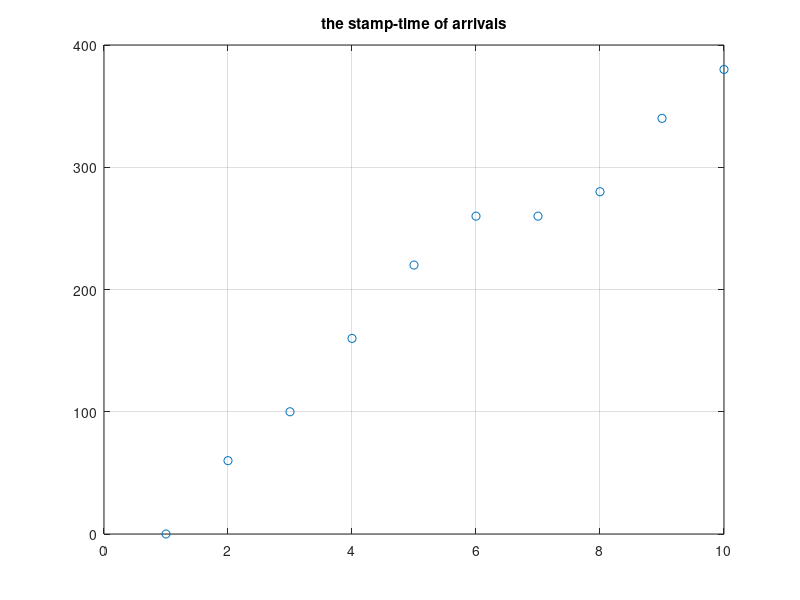
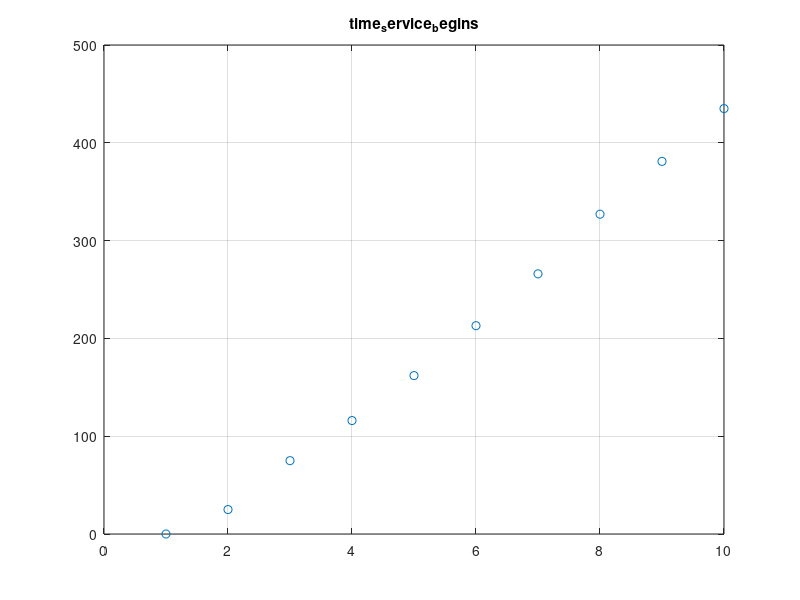

The MATLAB source for these figures, in order: (Note: this script raises an error after producing the figures.)

clear all
close all
clc
%%%%%%%%%%%%%%%%%%
Num_customers=10;

interarrivals=[];
for kk=1:Num_customers-1
    a=rand(1);
    if a<=0.23
        deltaT=0;
    elseif a<=0.23+0.37
        deltaT=20;
    elseif a<=0.23+0.37+0.28
        deltaT=40;
    else
        deltaT=60;
    end
    interarrivals=[interarrivals,deltaT];
end
%%%%%%
% figure,histogram(interarrivals)
% figure,h=histogram(interarrivals,'Normalization','probability')
% h.Values
%%%%%%%%
arrivalTimes=[0,cumsum(interarrivals)]; % here we get the stamp-time of arrivals
figure,plot(arrivalTimes,'o'),grid on
title('the stamp-time of arrivals')
% here we considered the first arrival time is 0
%%%%%%%%%%%%%%%%%%%%%%%%%%%%
ser_mean=50;
ser_stD=8;
%according to the thumb rules
maxRnExp=ser_mean+3*ser_stD,
minRnExp=ser_mean-3*ser_stD,
serviceTimes=round([25;50;ser_stD*randn(8,1)+ser_mean]);
% here we considered there is ongoing service (25 min is remained of the
% ongoing service), also there is a job (50 min) waiting in the que
% when the first customer arrives
%%%%
% serviceTimes=round([25;50;ser_stD*randn(100000,1)+ser_mean]);
% max(serviceTimes),min(serviceTimes)
% figure,histogram(serviceTimes,'Normalization','pdf')
%%%%%%%%%%%%%%%%%%%%%%%%%%%%%
time_service_begins=[0;cumsum(serviceTimes(1:end-1))]; %stamp-time of services
figure,plot(time_service_begins,'o'), grid on
title('time_service_begins')
% here 9/10 serviceTimes values are considered to have info for just 10
% customers
%%%%%%%%%%%%%%%%%%%%%%%%%%%%%
waitTime_inQue=time_service_begins-arrivalTimes';
tp=find(waitTime_inQue<0);
waitTime_inQue(tp)=0;
%%%%%%%%%%%%%%%%%%%%%%%%%%%%%
time_service_ends=time_service_begins+serviceTimes;
%%%%%%%%%%%%%%%%%%%%%%%%%%%%%
Time_customer_spends_in_system=time_service_ends-arrivalTimes';
%%%%%%%%%%%%%%%%%%%%%%%%%%%%%
idleTimeInSystem=[];
idleTimeInSystem=[idleTimeInSystem;0],
for k=2:Num_customers
    idleTimeInSystem=[idleTimeInSystem;arrivalTimes(k)-time_service_ends(k-1)+waitTime_inQue(k)],
    pause(1)
end
% see here that adding the previous waitTime_inQue makes that the idle time
% value does not become a negative value
%%%%%%%%%%%%%%%%%%%%%%%%%%%%
%customerIndex(1),interarrivals(2),arrivalTimes(3),serviceTimes(4),time_service_begins(5)
%waitTime_inQue(6),time_service_ends(7),Time_customer_spends_in_system(8),idleTimeInSystem(9)
customerIndex=1:10;

SimTab=zeros(10,9);
SimTab(:,1)=customerIndex;
SimTab(:,2)=[nan,interarrivals];
SimTab(:,3)=arrivalTimes;
SimTab(:,4)=serviceTimes;
SimTab(:,5)=time_service_begins;
SimTab(:,6)=waitTime_inQue;
SimTab(:,7)=time_service_ends;
SimTab(:,8)=Time_customer_spends_in_system;
SimTab(:,9)=idleTimeInSystem;

SimTab

%%%%%%%%%%%%%%%%%%%%%%%%%%%%
averageInQueue=mean(waitTime_inQue)
av_processing_time=round(mean(serviceTimes))
max_time_in_system=max(Time_customer_spends_in_system)


%%%%%%%%%%%%%%%%%%%%%%%
%%%%%%%%%%%%%%%%%%%%%%%%
%nicer visulasation
T=table(customerIndex',[nan,interarrivals]',arrivalTimes',serviceTimes,time_service_begins,...
    waitTime_inQue,time_service_ends,Time_customer_spends_in_system,idleTimeInSystem)

T2=table(averageInQueue,av_processing_time,max_time_in_system)

